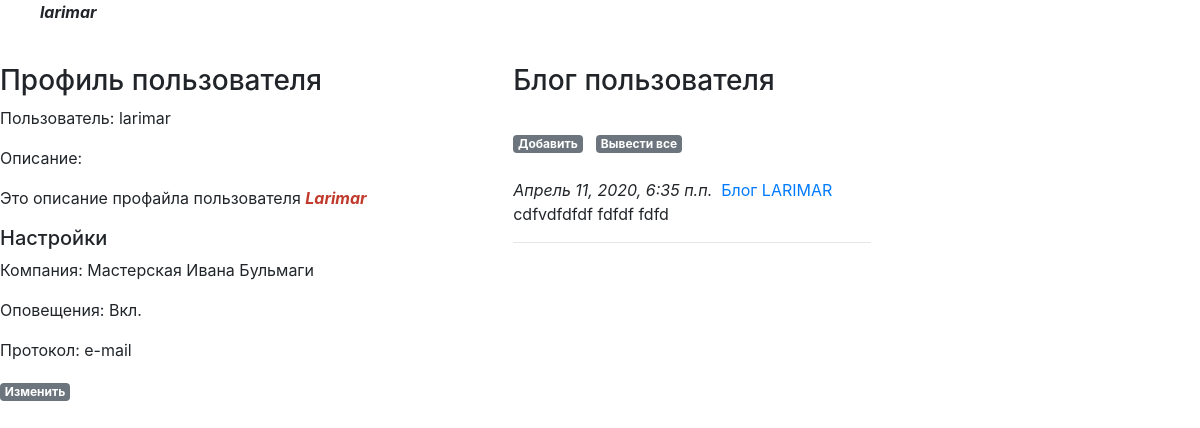
Screenshot of /profile0/ (signed in) with the database file from the repository.
### accounts/models.py (models this page shows, shortened)
class UserProfile(models.Model):
    user = models.OneToOneField('auth.User', on_delete=models.CASCADE, related_name='result_user_profile', verbose_name="Пользователь")
    company = models.ForeignKey('companies.Company', blank=True, null=True, on_delete=models.CASCADE, related_name='result_company_profile', verbose_name="Организация")
    is_notify = models.BooleanField("Оповещать", default=True)
    protocoltype = models.ForeignKey('main.Dict_ProtocolType', blank=True, null=True, on_delete=models.CASCADE, related_name='result_protocol_type', verbose_name="Протокол оповещения")
    description = RichTextUploadingField("Описание", blank=True, null=True)
    is_active = models.BooleanField("Активность", default=True)
    class Meta:
        verbose_name = 'Профиль Пользователя'
        verbose_name_plural = 'Профили Пользователей'

### companies/models.py (models this page shows, shortened)
class Company(MPTTModel):
    name = models.CharField("Наименование", max_length=64)
    description = RichTextUploadingField("Описание")
    parent = TreeForeignKey('self', null=True, blank=True, limit_choices_to={'is_active':True}, on_delete=models.CASCADE, related_name='company_children', verbose_name="Головная организация")
    structure_type = models.ForeignKey('Dict_CompanyStructureType', limit_choices_to={'is_active':True}, on_delete=models.CASCADE, related_name='company_structure_type', verbose_name="Тип в оргструктуре")
    type = models.ForeignKey('Dict_CompanyType', limit_choices_to={'is_active':True}, on_delete=models.CASCADE, related_name='company_type', verbose_name="Тип")
    datecreate = models.DateTimeField("Создана", auto_now_add=True)
    author = models.ForeignKey('auth.User', on_delete=models.CASCADE, verbose_name="Автор")
    is_active = models.BooleanField("Активность", default=True)
    class MPTTMeta:
        order_insertion_by = ['name']
    class Meta:
        verbose_name = 'Организация'
        verbose_name_plural = 'Организации'

class Content(models.Model):
    name = models.CharField("Заголовок", max_length=1024)
    announcement = models.TextField("Анонс", max_length=10240, blank=True, null=True)
    description = RichTextUploadingField("Текст", blank=True, null=True)
    datebegin = models.DateTimeField("Начало")
    dateend = models.DateTimeField("Окончание")
    is_ontop = models.BooleanField("Всегда наверху", default=False)
    type = models.ForeignKey('Dict_ContentType', limit_choices_to={'is_active':True}, on_delete=models.CASCADE, related_name='content_type', verbose_name="Тип")
    company = models.ManyToManyField('Company', related_name='content_companies', verbose_name="Организации")
    datecreate = models.DateTimeField("Создан", auto_now_add=True)
    author = models.ForeignKey('auth.User', on_delete=models.CASCADE, verbose_name="Автор")
    is_forprofile = models.BooleanField("Только для профиля", default=False)
    is_private = models.BooleanField("Приватно", default=False)
    is_active = models.BooleanField("Активность", default=True)
    class Meta:
        ordering = ('-is_ontop','-id')
        verbose_name = 'Контент'
        verbose_name_plural = 'Контент'

### main/models.py (models this page shows, shortened)
class Dict_ProtocolType(models.Model):
    name = models.CharField("Наименование", max_length=64)
    sort = models.PositiveSmallIntegerField(default=1, blank=True, null=True)
    name_lang = models.CharField("Перевод", max_length=64, blank=True, null=True)
    is_active = models.BooleanField("Активность", default=True)
    class Meta:
        ordering = ('sort',)
        verbose_name = 'Протокол оповещения'
        verbose_name_plural = 'Протоколы оповещений'

### accounts/views.py (the view)
# urls.py: path('profile0/', views.UserProfileDetail, name='userprofile_detail0'),
def UserProfileDetail(request, userid=0, param=''):
    companies_id = request.session['_auth_user_companies_id']
    if userid == 0:
       userid = request.user.id
       if param == 'all':
          content_list = Content.objects.filter(author_id=userid, is_forprofile=True).annotate(cnt=Count('id'))
       else:
          content_list = Content.objects.filter(author_id=userid, is_active=True, datebegin__lte=datetime.now(), dateend__gte=datetime.now(), is_forprofile=True).annotate(cnt=Count('id'))
    else:
       content_list = Content.objects.filter(author_id=userid, is_active=True, datebegin__lte=datetime.now(), dateend__gte=datetime.now(), is_forprofile=True, is_private=False).annotate(cnt=Count('id'))
    user_profile = UserProfile.objects.get(user=userid, is_active=True) #.company_id
    button_userprofile_update = 'Изменить'
    prompt_is_notify = 'Вкл.'
    if user_profile.is_notify == False:
       prompt_is_notify = 'Выкл.'
    return render(request, 'userprofile_detail.html', {
                                                       'user_profile': user_profile,
                                                       'button_userprofile_update': button_userprofile_update,
                                                       'content_list': content_list,
                                                       'user_companies': companies_id,
                                                       'prompt_is_notify': prompt_is_notify
                                                       })

### templates/userprofile_detail.html (shortened to what this page needs)
{% extends 'base.html' %}
{% block profile %}
<div class="d-table">
   <div class="d-tr">
      <div class="d-td-text">
         <h3>Профиль пользователя</h3>
         <p>Пользователь: {{ user_profile.user.username }}</p>
         <p>Описание: {% autoescape off %}{{ user_profile.description }}{% endautoescape %}</p>
         {% if user_profile.user.id == user.id %}
            <h5>Настройки</h5>
            <p>Компания: {{ user_profile.company.name }}</p>
            <p>Оповещения: {{ prompt_is_notify }} </p>
            <p>Протокол: {{ user_profile.protocoltype.name }}</p>
            <div class="comment-entry">
               <a href="{% url 'my_account:userprofile_update' user_profile.pk %}" class="top-menu"><span
                     class="badge badge-secondary">{{ button_userprofile_update }}</span></a>
            </div>
         {% endif %}
      </div>
      <div class="d-td-text">
         <h3>Блог пользователя</h3>
            {% if user_profile.user.id == user.id %}
               <br />
               <div style="float: left;" class="content-entry"><a href="{% url 'my_company:content_create' %}"
                    class="top-menu"><span class="badge badge-secondary">Добавить</span></a>
               </div>
               <div style="float: left;" class="content-entry">&nbsp;&nbsp;&nbsp;</div>
               <div style="float: left;" class="content-entry"><a href="{% url 'my_account:userprofile_detail' 0 'all' %}"
                  class="top-menu"><span class="badge badge-secondary">Вывести все</span></a>
               </div>
               <br /><br />
            {% endif %}
            <div class="d-table">
               {% for content in content_list %}
                  <div class="d-tr">
                     <div class="d-td-text">
                        <em>{{ content.datecreate }}</em>&nbsp;
                        <a href="{% url 'my_company:content_detail' content.pk %}">{{ content.name }}</a>
                        <br />
                        {% if content.announcement %}
                           {{ content.announcement }}
                        {% else %}
                           {% autoescape off %}{{ content.description }}{% endautoescape %}
                        {% endif %}
                     </div>
                  </div>
                  <hr>
                  <br />
               {% endfor %}
            </div>
      </div>
   </div>
</div>
{% endblock profile %}

### templates/base.html (shortened to what this page needs)
<!DOCTYPE html>
<html lang="en">
    <head>
        {% load static %}
        <link rel="stylesheet" href="{% static 'css/base.css' %}">
        <link rel="stylesheet" href="{% static 'css/bootstrap.min.css' %}">
        <link rel="stylesheet" href="{% static 'css/hint.css' %}">
        <link rel="stylesheet" href="https://stackpath.bootstrapcdn.com/bootstrap/4.4.1/css/bootstrap.min.css">
        {% block head %}
            {% if user.is_authenticated %}
               <ul>{% load menubuilder %}{% menu main_menu %}
                      <span align="right"><b><i>{{ user.username }}</i></b></span>
               </ul>
            {% else %}
               <ul>{% load menubuilder %}{% menu logout_menu %}
            {% endif %}
        {% endblock %}
    </head>
    <body>
        <br />
        <section id=content>
            {% block profile %}
            {% endblock %}
        </section>
    </body>
</html>

### static/css/base.css (style rules this page uses)
body { font-family: 'Source Sans Pro', sans-serif; font-size: 18px; }
.comment-entry { margin-bottom: 2rem; }
* { box-sizing: border-box; }
.d-table { display: table; width: 80%; border-collapse: collapse; }
.d-tr { display: table-row; }
.d-td-text { display: table-cell; border: none; vertical-align: top; }

### rows the page displays
UserProfile: user.username "larimar", description "Это описание профайла пользователя Larimar", company.name "Мастерская Ивана Бульмаги", protocoltype.name "e-mail"
Content: datecreate "Апрель 11, 2020, 6:35 п.п.", name "Блог LARIMAR", announcement "cdfvdfdfdf fdfdf fdfd"

### other values shown
{{ user.username }} "larimar"
{{ prompt_is_notify }} "Вкл."
{{ button_userprofile_update }} "Изменить"
